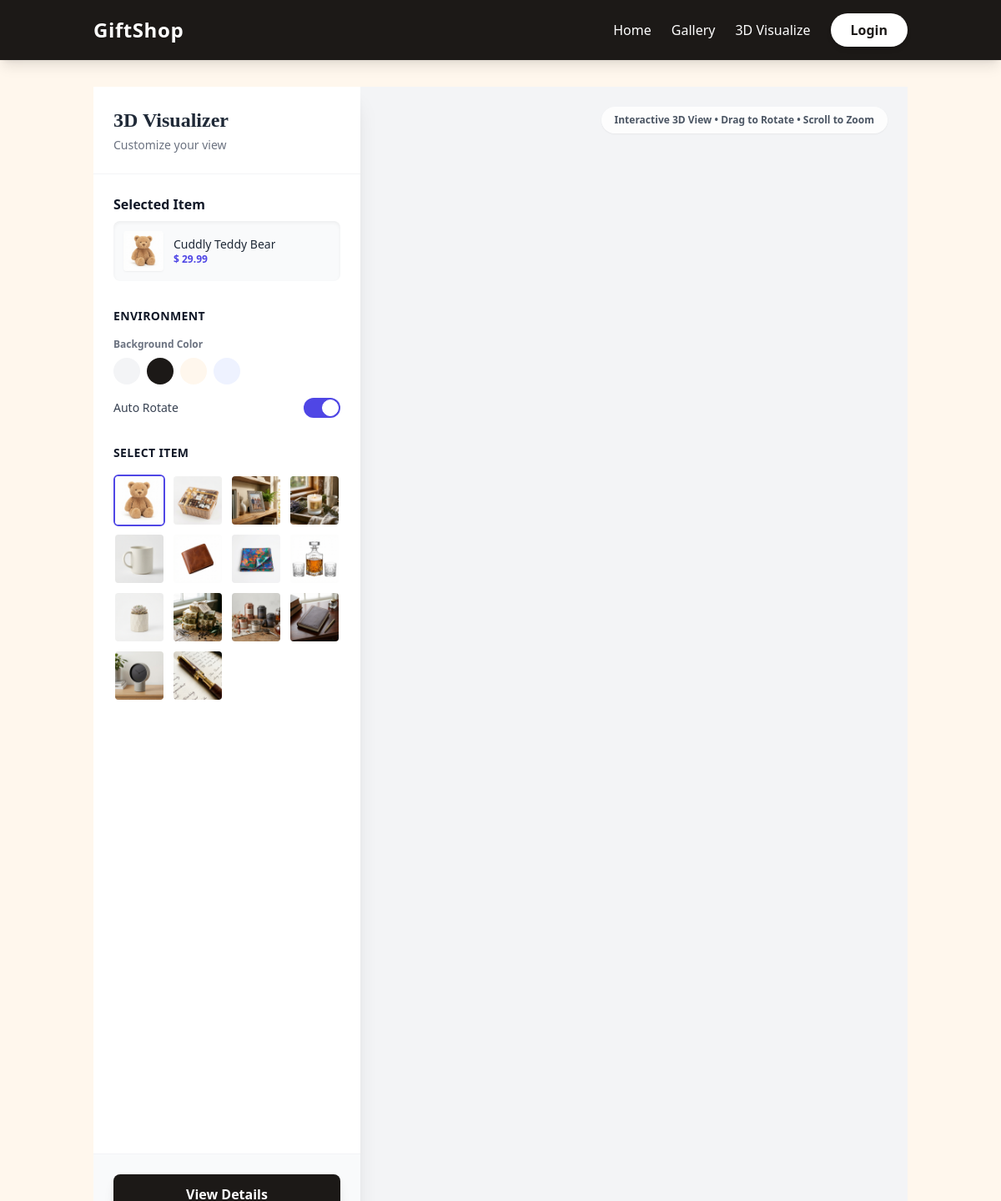
/index.php?page=visualize, run on the app's committed database.
### tables this page shows
CREATE TABLE products (
        id INTEGER PRIMARY KEY AUTOINCREMENT,
        category_id INTEGER,
        name TEXT NOT NULL,
        description TEXT,
        price REAL NOT NULL,
        image_url TEXT,
        is_featured INTEGER DEFAULT 0,
        FOREIGN KEY(category_id) REFERENCES categories(id)
    );

### views/visualize.php (the view, shortened to what this page needs)
<?php
$db = Database::getConnection();
$product_id = $_GET['id'] ?? null;
if ($product_id) {
    $stmt = $db->prepare("SELECT * FROM products WHERE id = ?");
    $stmt->execute([$product_id]);
    $product = $stmt->fetch();
} else {
    $product = $db->query("SELECT * FROM products LIMIT 1")->fetch();
}
$all_products = $db->query("SELECT * FROM products")->fetchAll();
?>
<div class="flex h-[calc(100vh-64px)] bg-gray-100 overflow-hidden">
    <div class="w-80 bg-white shadow-xl z-10 flex flex-col h-full overflow-y-auto">
        <div class="p-6 border-b border-gray-100">
            <h2 class="text-2xl font-bold text-gray-800 font-serif">3D Visualizer</h2>
            <p class="text-gray-500 text-sm mt-1">Customize your view</p>
        </div>
        <div class="p-6 space-y-8 flex-grow">
            <div>
                <h3 class="font-bold text-gray-900 mb-2">Selected Item</h3>
                <div class="bg-gray-50 rounded-lg p-3 flex items-center shadow-inner">
                    <img src="<?= htmlspecialchars($product['image_url']) ?>"
                        class="w-12 h-12 rounded object-cover mr-3 bg-white shadow-sm">
                    <div>
                        <p class="font-medium text-sm text-gray-800 line-clamp-1">
                            <?= htmlspecialchars($product['name']) ?>
                        </p>
                        <p class="text-xs text-indigo-600 font-bold">$
                            <?= number_format($product['price'], 2) ?>
                        </p>
                    </div>
                </div>
            </div>
            <div>
                <h3 class="font-bold text-gray-900 mb-4 text-sm uppercase tracking-wide">Environment</h3>
                <div class="space-y-4">
                    <div>
                        <label class="block text-xs font-semibold text-gray-500 mb-2">Background Color</label>
                        <div class="flex space-x-2">
                            <button onclick="changeBg('#f3f4f6')"
                                class="w-8 h-8 rounded-full bg-gray-100 border-2 border-transparent hover:border-indigo-500 focus:border-indigo-500 outline-none transition"></button>
                            <button onclick="changeBg('#1c1917')"
                                class="w-8 h-8 rounded-full bg-stone-900 border-2 border-transparent hover:border-indigo-500 focus:border-indigo-500 outline-none transition"></button>
                            <button onclick="changeBg('#fff7ed')"
                                class="w-8 h-8 rounded-full bg-orange-50 border-2 border-transparent hover:border-indigo-500 focus:border-indigo-500 outline-none transition"></button>
                            <button onclick="changeBg('#e0e7ff')"
                                class="w-8 h-8 rounded-full bg-indigo-50 border-2 border-transparent hover:border-indigo-500 focus:border-indigo-500 outline-none transition"></button>
                        </div>
                    </div>
                    <div class="flex items-center justify-between">
                        <span class="text-sm font-medium text-gray-700">Auto Rotate</span>
                        <label class="relative inline-flex items-center cursor-pointer">
                            <div
                                class="w-11 h-6 bg-gray-200 peer-focus:outline-none peer-focus:ring-4 peer-focus:ring-indigo-300 rounded-full peer peer-checked:after:translate-x-full peer-checked:after:border-white after:content-[''] after:absolute after:top-[2px] after:left-[2px] after:bg-white after:border-gray-300 after:border after:rounded-full after:h-5 after:w-5 after:transition-all peer-checked:bg-indigo-600">
                            </div>
                        </label>
                    </div>
                </div>
            </div>
            <div>
                <h3 class="font-bold text-gray-900 mb-4 text-sm uppercase tracking-wide">Select Item</h3>
                <div class="grid grid-cols-4 gap-2">
                    <?php foreach ($all_products as $p): ?>
                        <a href="index.php?page=visualize&id=<?= $p['id'] ?>"
                            class="block relative group aspect-square rounded-md overflow-hidden border-2 <?= ($p['id'] == $product['id']) ? 'border-indigo-600' : 'border-transparent hover:border-gray-300' ?> transition">
                            <img src="<?= htmlspecialchars($p['image_url']) ?>" class="w-full h-full object-cover">
                        </a>
                    <?php endforeach; ?>
                </div>
            </div>
        </div>
        <div class="p-6 bg-gray-50 border-t border-gray-100">
            <a href="index.php?page=product&id=<?= $product['id'] ?>"
                class="block w-full bg-stone-900 text-white text-center py-3 rounded-lg font-bold hover:bg-stone-800 transition shadow-lg">View
                Details</a>
        </div>
    </div>
    <div id="canvas-container" class="flex-grow relative bg-gray-100 cursor-move">
        <div class="absolute top-6 right-6 z-10 bg-white/80 backdrop-blur-sm px-4 py-2 rounded-full shadow-sm">
            <p class="text-xs font-semibold text-gray-600">Interactive 3D View • Drag to Rotate • Scroll to Zoom</p>
        </div>
    </div>
</div>

### assets/css/style.css (style rules this page uses)
body { font-family: 'Poppins', sans-serif; color: #333; }

### data on the page
products: image_url (picture), name "Cuddly Teddy Bear", price "29.99"
products: image_url (picture)
products: image_url (picture)
products: image_url (picture)
products: image_url (picture)
products: image_url (picture)
products: image_url (picture)
products: image_url (picture)
products: image_url (picture)
products: image_url (picture)
products: image_url (picture)
products: image_url (picture)
products: image_url (picture)
products: image_url (picture)
